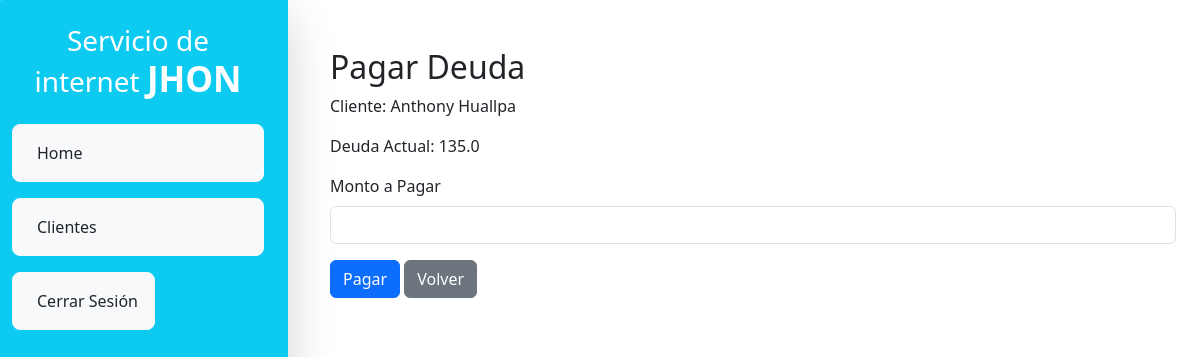
The app's page /pagar/15/ (signed in) with its own data.
### app/models.py (models this page shows, shortened)
class Cliente(models.Model):
    SERVICIO_CHOICES = [
        (30, "30"),
        (35, "35"),
        (40, "40"),
        (45, "45"),
        (50, "50"),
        (55, "55"),
    ]
    nombre = models.CharField(max_length=100)
    apellido_paterno = models.CharField(max_length=100)
    apellido_materno = models.CharField(max_length=100)
    dni = models.CharField(max_length=8, unique=True)
    servicio = models.DecimalField(max_digits=5, decimal_places=2, choices=SERVICIO_CHOICES)
    deuda_manual = models.DecimalField(max_digits=10, decimal_places=2, default=0)
    fecha_inicio = models.DateField()
    direccion = models.TextField()
    def deuda_actual(self):
        deuda_total = float(self.deuda_manual) + float(self.servicio)  # Deuda inicial
        hoy = date.today()
        fecha_pago = self.fecha_inicio
        ultimo_pago = self.pago_set.order_by('-fecha_pago').first()
        fecha_ultimo_pago = ultimo_pago.fecha_pago if ultimo_pago else None
        while fecha_pago + timedelta(days=1) <= hoy:
            fecha_acumulacion = fecha_pago + timedelta(days=1)  # Día después del pago
            if not fecha_ultimo_pago or fecha_ultimo_pago < fecha_acumulacion:
                deuda_total += float(self.servicio)
            mes_siguiente = fecha_pago.month + 1 if fecha_pago.month < 12 else 1
            anio_siguiente = fecha_pago.year if mes_siguiente > 1 else fecha_pago.year + 1
            try:
                fecha_pago = date(anio_siguiente, mes_siguiente, self.fecha_inicio.day)
            except ValueError:
                _, last_day = monthrange(anio_siguiente, mes_siguiente)
                fecha_pago = date(anio_siguiente, mes_siguiente, last_day)
        pagos_realizados = self.pago_set.aggregate(models.Sum('monto_pagado'))['monto_pagado__sum'] or 0
        deuda_total -= float(pagos_realizados)
        return max(deuda_total, 0)  # Evitar valores negativos

### app/views.py (the view, shortened to what this page needs)
# urls.py: path('pagar/<int:pk>/', views.pagar_deuda, name='pagar_deuda'),
@login_required(login_url='login')
def pagar_deuda(request, pk):
    cliente = get_object_or_404(Cliente, pk=pk)
    return render(request, 'pagar_deuda.html', {'cliente': cliente})

### app/templates/pagar_deuda.html (shortened to what this page needs)
{% extends 'base.html' %}
{% block content %}
<h2>Pagar Deuda</h2>
<p>Cliente: {{ cliente.nombre }} {{ cliente.apellido_paterno }}</p>
<p>Deuda Actual: {{ cliente.deuda_actual }}</p>
<form method="post">
    <div class="mb-3">
        <label for="monto_pagado" class="form-label">Monto a Pagar</label>
        <input type="number" name="monto_pagado" step="0.01" class="form-control" required>
    </div>
    <button type="submit" class="btn btn-primary">Pagar</button>
    <a href="{% url 'listar_clientes' %}" class="btn btn-secondary">Volver</a>
</form>
{% endblock %}

### records on screen
Cliente: nombre "Anthony", apellido_paterno "Huallpa", deuda_actual "135.0"
